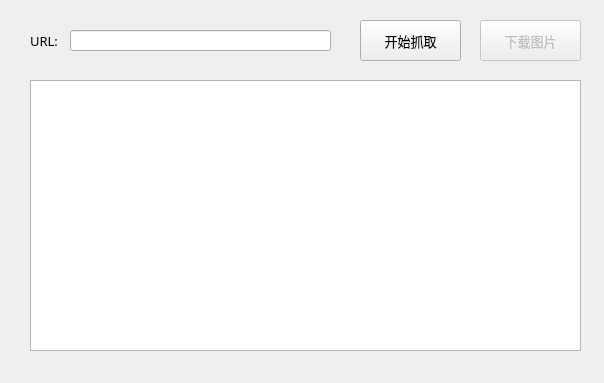
<?xml version="1.0" encoding="UTF-8"?>
<ui version="4.0">
 <class>MainWidget</class>
 <widget class="QWidget" name="MainWidget">
  <property name="geometry">
   <rect>
    <x>0</x>
    <y>0</y>
    <width>604</width>
    <height>383</height>
   </rect>
  </property>
  <property name="windowTitle">
   <string>MainWidget</string>
  </property>
  <widget class="QPushButton" name="DownloadBtn">
   <property name="enabled">
    <bool>false</bool>
   </property>
   <property name="geometry">
    <rect>
     <x>480</x>
     <y>20</y>
     <width>101</width>
     <height>41</height>
    </rect>
   </property>
   <property name="font">
    <font>
     <family>微软雅黑</family>
     <pointsize>10</pointsize>
    </font>
   </property>
   <property name="text">
    <string>下载图片</string>
   </property>
  </widget>
  <widget class="QLabel" name="label">
   <property name="geometry">
    <rect>
     <x>30</x>
     <y>30</y>
     <width>31</width>
     <height>21</height>
    </rect>
   </property>
   <property name="font">
    <font>
     <family>微软雅黑</family>
     <pointsize>10</pointsize>
    </font>
   </property>
   <property name="text">
    <string>URL:</string>
   </property>
  </widget>
  <widget class="QLineEdit" name="UrlLineEdit">
   <property name="geometry">
    <rect>
     <x>70</x>
     <y>30</y>
     <width>261</width>
     <height>21</height>
    </rect>
   </property>
  </widget>
  <widget class="QPushButton" name="StartBtn">
   <property name="geometry">
    <rect>
     <x>360</x>
     <y>20</y>
     <width>101</width>
     <height>41</height>
    </rect>
   </property>
   <property name="font">
    <font>
     <family>微软雅黑</family>
     <pointsize>10</pointsize>
    </font>
   </property>
   <property name="text">
    <string>开始抓取</string>
   </property>
  </widget>
  <widget class="QTreeView" name="UrlsTreeView">
   <property name="geometry">
    <rect>
     <x>30</x>
     <y>80</y>
     <width>551</width>
     <height>271</height>
    </rect>
   </property>
   <property name="horizontalScrollBarPolicy">
    <enum>Qt::ScrollBarAsNeeded</enum>
   </property>
   <property name="horizontalScrollMode">
    <enum>QAbstractItemView::ScrollPerItem</enum>
   </property>
  </widget>
 </widget>
 <layoutdefault spacing="6" margin="11"/>
 <resources/>
 <connections/>
</ui>
